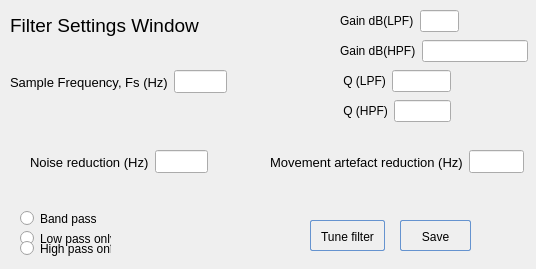
<?xml version="1.0" encoding="UTF-8"?>
<ui version="4.0">
 <class>FilterSettings</class>
 <widget class="QWidget" name="FilterSettings">
  <property name="geometry">
   <rect>
    <x>0</x>
    <y>0</y>
    <width>536</width>
    <height>269</height>
   </rect>
  </property>
  <property name="windowTitle">
   <string>Form</string>
  </property>
  <widget class="QPushButton" name="pushButton_save">
   <property name="geometry">
    <rect>
     <x>400</x>
     <y>220</y>
     <width>71</width>
     <height>31</height>
    </rect>
   </property>
   <property name="styleSheet">
    <string notr="true">QPushButton:hover{
        background: qlineargradient(x1 : 0, y1 : 0, x2 : 0, y2 :   1, stop :   0.0 #ffd9aa,
                stop :   0.5 #ffbb6e, stop :   0.55 #feae42, stop :   1.0 #fedb74);
}

QPushButton {
        border: 1px solid #6593cf;
        border-radius: 2px;
        padding: 5px 5px 2px 5px;
        background: qlineargradient(x1 : 0, y1 : 0, x2 : 0, y2 :   1, stop :   0.0 #f5f9ff,
                stop :   0.5 #c7dfff, stop :   0.55 #afd2ff, stop :   1.0 #c0dbff);
        color: #0000;
        font:  large &quot;Arial&quot;;
		font-size: 12px;
        height: 30px;
}



QPushButton:pressed {
        background: qlineargradient(x1 : 0, y1 : 0, x2 : 0, y2 :   1, stop :   0.0 #c0dbff,
        stop :   0.5 #cfd26f, stop :   0.55 #c7df6f, stop :   1.0 #f5f9ff);
        padding-top: 2px;
        padding-left: 3px;

}
QPushButton:on {
        background: qlineargradient(x1 : 0, y1 : 0, x2 : 0, y2 :   1, stop :   0.0 #5AA72D,
        stop :   0.5 #B3E296, stop :   0.55 #B3E296, stop :   1.0 #f5f9ff);
        padding-top: 2px;
        padding-left: 3px;
}

QPushButton:disabled {
        background: transparent #e5e9ee;
        padding-top: 2px;        
        padding-left: 3px;
        color: black;
}</string>
   </property>
   <property name="text">
    <string>Save</string>
   </property>
  </widget>
  <widget class="QPushButton" name="pushButton_tune">
   <property name="geometry">
    <rect>
     <x>310</x>
     <y>220</y>
     <width>75</width>
     <height>31</height>
    </rect>
   </property>
   <property name="styleSheet">
    <string notr="true">QPushButton:hover{
        background: qlineargradient(x1 : 0, y1 : 0, x2 : 0, y2 :   1, stop :   0.0 #ffd9aa,
                stop :   0.5 #ffbb6e, stop :   0.55 #feae42, stop :   1.0 #fedb74);
}

QPushButton {
        border: 1px solid #6593cf;
        border-radius: 2px;
        padding: 5px 5px 2px 5px;
        background: qlineargradient(x1 : 0, y1 : 0, x2 : 0, y2 :   1, stop :   0.0 #f5f9ff,
                stop :   0.5 #c7dfff, stop :   0.55 #afd2ff, stop :   1.0 #c0dbff);
        color: #0000;
        font:  large &quot;Arial&quot;;
		font-size: 12px;
        height: 30px;
}



QPushButton:pressed {
        background: qlineargradient(x1 : 0, y1 : 0, x2 : 0, y2 :   1, stop :   0.0 #c0dbff,
        stop :   0.5 #cfd26f, stop :   0.55 #c7df6f, stop :   1.0 #f5f9ff);
        padding-top: 2px;
        padding-left: 3px;

}
QPushButton:on {
        background: qlineargradient(x1 : 0, y1 : 0, x2 : 0, y2 :   1, stop :   0.0 #5AA72D,
        stop :   0.5 #B3E296, stop :   0.55 #B3E296, stop :   1.0 #f5f9ff);
        padding-top: 2px;
        padding-left: 3px;
}

QPushButton:disabled {
        background: transparent #e5e9ee;
        padding-top: 2px;        
        padding-left: 3px;
        color: black;
}</string>
   </property>
   <property name="text">
    <string>Tune filter</string>
   </property>
  </widget>
  <widget class="QWidget" name="layoutWidget">
   <property name="geometry">
    <rect>
     <x>10</x>
     <y>70</y>
     <width>217</width>
     <height>24</height>
    </rect>
   </property>
   <layout class="QHBoxLayout" name="horizontalLayout_2">
    <item>
     <widget class="QLabel" name="label_2">
      <property name="font">
       <font>
        <pointsize>10</pointsize>
       </font>
      </property>
      <property name="text">
       <string>Sample Frequency, Fs (Hz)</string>
      </property>
     </widget>
    </item>
    <item>
     <widget class="QLineEdit" name="lineEdit_fs">
      <property name="font">
       <font>
        <pointsize>10</pointsize>
       </font>
      </property>
     </widget>
    </item>
   </layout>
  </widget>
  <widget class="QRadioButton" name="radioButton_lp">
   <property name="geometry">
    <rect>
     <x>20</x>
     <y>230</y>
     <width>91</width>
     <height>17</height>
    </rect>
   </property>
   <property name="text">
    <string>Low pass only</string>
   </property>
  </widget>
  <widget class="QWidget" name="layoutWidget_4">
   <property name="geometry">
    <rect>
     <x>340</x>
     <y>40</y>
     <width>188</width>
     <height>22</height>
    </rect>
   </property>
   <layout class="QHBoxLayout" name="horizontalLayout_7">
    <item>
     <widget class="QLabel" name="label_16">
      <property name="text">
       <string>Gain dB(HPF)</string>
      </property>
     </widget>
    </item>
    <item>
     <widget class="QLineEdit" name="lineEdit_dbhp"/>
    </item>
   </layout>
  </widget>
  <widget class="QWidget" name="layoutWidget_2">
   <property name="geometry">
    <rect>
     <x>30</x>
     <y>150</y>
     <width>178</width>
     <height>24</height>
    </rect>
   </property>
   <layout class="QHBoxLayout" name="horizontalLayout">
    <item>
     <widget class="QLabel" name="label">
      <property name="font">
       <font>
        <pointsize>10</pointsize>
       </font>
      </property>
      <property name="text">
       <string>Noise reduction (Hz)</string>
      </property>
     </widget>
    </item>
    <item>
     <widget class="QLineEdit" name="lineEdit_fclp">
      <property name="font">
       <font>
        <pointsize>10</pointsize>
       </font>
      </property>
     </widget>
    </item>
   </layout>
  </widget>
  <widget class="QRadioButton" name="radioButton_hp">
   <property name="geometry">
    <rect>
     <x>20</x>
     <y>240</y>
     <width>91</width>
     <height>17</height>
    </rect>
   </property>
   <property name="text">
    <string>High pass only</string>
   </property>
  </widget>
  <widget class="QWidget" name="layoutWidget_3">
   <property name="geometry">
    <rect>
     <x>340</x>
     <y>100</y>
     <width>111</width>
     <height>22</height>
    </rect>
   </property>
   <layout class="QHBoxLayout" name="horizontalLayout_6">
    <item>
     <widget class="QLabel" name="label_15">
      <property name="text">
       <string> Q (HPF)</string>
      </property>
     </widget>
    </item>
    <item>
     <widget class="QLineEdit" name="lineEdit_qhp"/>
    </item>
   </layout>
  </widget>
  <widget class="QWidget" name="layoutWidget_5">
   <property name="geometry">
    <rect>
     <x>340</x>
     <y>10</y>
     <width>119</width>
     <height>22</height>
    </rect>
   </property>
   <layout class="QHBoxLayout" name="horizontalLayout_4">
    <item>
     <widget class="QLabel" name="label_4">
      <property name="text">
       <string>Gain dB(LPF)</string>
      </property>
     </widget>
    </item>
    <item>
     <widget class="QLineEdit" name="lineEdit_dblp"/>
    </item>
   </layout>
  </widget>
  <widget class="QWidget" name="layoutWidget_6">
   <property name="geometry">
    <rect>
     <x>270</x>
     <y>150</y>
     <width>254</width>
     <height>24</height>
    </rect>
   </property>
   <layout class="QHBoxLayout" name="horizontalLayout_5">
    <item>
     <widget class="QLabel" name="label_14">
      <property name="font">
       <font>
        <pointsize>10</pointsize>
       </font>
      </property>
      <property name="text">
       <string>Movement artefact reduction (Hz)</string>
      </property>
     </widget>
    </item>
    <item>
     <widget class="QLineEdit" name="lineEdit_fchp">
      <property name="font">
       <font>
        <pointsize>10</pointsize>
       </font>
      </property>
     </widget>
    </item>
   </layout>
  </widget>
  <widget class="QWidget" name="layoutWidget_7">
   <property name="geometry">
    <rect>
     <x>340</x>
     <y>70</y>
     <width>111</width>
     <height>22</height>
    </rect>
   </property>
   <layout class="QHBoxLayout" name="horizontalLayout_3">
    <item>
     <widget class="QLabel" name="label_3">
      <property name="text">
       <string> Q (LPF)</string>
      </property>
     </widget>
    </item>
    <item>
     <widget class="QLineEdit" name="lineEdit_qlp"/>
    </item>
   </layout>
  </widget>
  <widget class="QRadioButton" name="radioButton_bp">
   <property name="geometry">
    <rect>
     <x>20</x>
     <y>210</y>
     <width>91</width>
     <height>17</height>
    </rect>
   </property>
   <property name="text">
    <string>Band pass</string>
   </property>
  </widget>
  <widget class="QLabel" name="label_5">
   <property name="geometry">
    <rect>
     <x>10</x>
     <y>10</y>
     <width>321</width>
     <height>31</height>
    </rect>
   </property>
   <property name="font">
    <font>
     <pointsize>14</pointsize>
    </font>
   </property>
   <property name="text">
    <string>Filter Settings Window</string>
   </property>
  </widget>
 </widget>
 <resources/>
 <connections/>
</ui>
